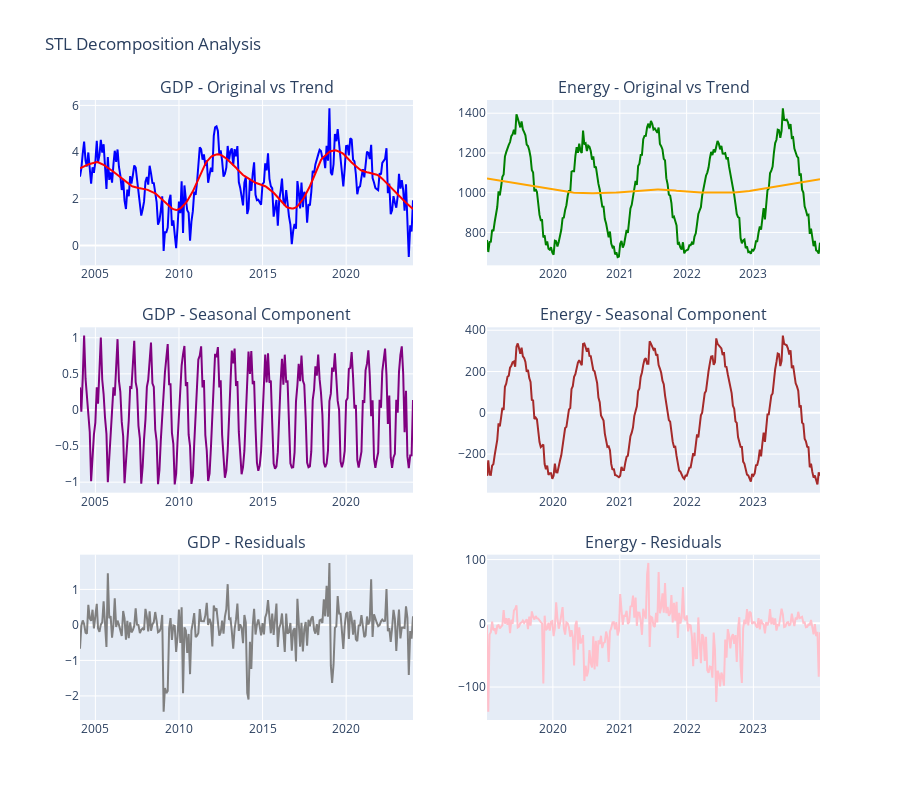

Notebook code cell kept with this figure:
### Code cell
# 2. STL DECOMPOSITION - ADVANCED SEASONAL ADJUSTMENT
print(" 2. STL DECOMPOSITION ANALYSIS")
print("=" * 31)

# STL decomposition for GDP (more robust)
stl_gdp = STL(gdp_df['gdp_growth'], seasonal=13, trend=25, robust=True)
stl_result_gdp = stl_gdp.fit()

print("GDP Growth - STL Decomposition:")
print(f"• Trend smoothness: {stl_result_gdp.trend.diff().std():.3f}")
print(f"• Seasonal consistency: {stl_result_gdp.seasonal.groupby(stl_result_gdp.seasonal.index.month).std().mean():.3f}")
print(f"• Outlier detection: {(np.abs(stl_result_gdp.resid) > 3*stl_result_gdp.resid.std()).sum()} potential outliers")

# STL for energy consumption (daily data with multiple seasonalities)
# Use weekly seasonality extraction
energy_weekly = energy_df['consumption'].resample('W').mean() # Weekly aggregation
stl_energy = STL(energy_weekly, seasonal=53, trend=105, robust=True) # 53 weeks per year
stl_result_energy = stl_energy.fit()

print(f"\nEnergy Consumption - STL Decomposition (Weekly):")
print(f"• Annual trend: {stl_result_energy.trend.iloc[-1] - stl_result_energy.trend.iloc[0]:.0f} MWh change")
print(f"• Seasonal range: {stl_result_energy.seasonal.max() - stl_result_energy.seasonal.min():.0f} MWh")
print(f"• Residual volatility: {stl_result_energy.resid.std():.0f} MWh")

# Compare STL vs Classical for GDP
classical_vs_stl = pd.DataFrame({
 'date': gdp_df.index,
 'original': gdp_df['gdp_growth'],
 'classical_trend': gdp_decomp_add.trend,
 'stl_trend': stl_result_gdp.trend,
 'classical_seasonal': gdp_decomp_add.seasonal,
 'stl_seasonal': stl_result_gdp.seasonal,
 'classical_resid': gdp_decomp_add.resid,
 'stl_resid': stl_result_gdp.resid
}).set_index('date')

print(f"\nSTL vs Classical Comparison (GDP):")
trend_diff = (classical_vs_stl['stl_trend'] - classical_vs_stl['classical_trend']).std()
seasonal_diff = (classical_vs_stl['stl_seasonal'] - classical_vs_stl['classical_seasonal']).std()
print(f"• Trend difference std: {trend_diff:.3f}")
print(f"• Seasonal difference std: {seasonal_diff:.3f}")
print(f"• STL residual std: {classical_vs_stl['stl_resid'].std():.3f}")
print(f"• Classical residual std: {classical_vs_stl['classical_resid'].std():.3f}")

# Visualize STL components
fig_stl = make_subplots(
 rows=3, cols=2,
 subplot_titles=['GDP - Original vs Trend', 'Energy - Original vs Trend',
 'GDP - Seasonal Component', 'Energy - Seasonal Component',
 'GDP - Residuals', 'Energy - Residuals'],
 vertical_spacing=0.1
)

# GDP components
fig_stl.add_trace(
 go.Scatter(x=gdp_df.index, y=gdp_df['gdp_growth'], name='GDP Original', line=dict(color='blue')),
 row=1, col=1
)
fig_stl.add_trace(
 go.Scatter(x=stl_result_gdp.trend.index, y=stl_result_gdp.trend, name='STL Trend', line=dict(color='red')),
 row=1, col=1
)

# Energy components
fig_stl.add_trace(
 go.Scatter(x=energy_weekly.index, y=energy_weekly, name='Energy Original', line=dict(color='green')),
 row=1, col=2
)
fig_stl.add_trace(
 go.Scatter(x=stl_result_energy.trend.index, y=stl_result_energy.trend, name='STL Trend', line=dict(color='orange')),
 row=1, col=2
)

# Seasonal components
fig_stl.add_trace(
 go.Scatter(x=stl_result_gdp.seasonal.index, y=stl_result_gdp.seasonal, name='GDP Seasonal', line=dict(color='purple')),
 row=2, col=1
)
fig_stl.add_trace(
 go.Scatter(x=stl_result_energy.seasonal.index, y=stl_result_energy.seasonal, name='Energy Seasonal', line=dict(color='brown')),
 row=2, col=2
)

# Residuals
fig_stl.add_trace(
 go.Scatter(x=stl_result_gdp.resid.index, y=stl_result_gdp.resid, name='GDP Residual', line=dict(color='gray')),
 row=3, col=1
)
fig_stl.add_trace(
 go.Scatter(x=stl_result_energy.resid.index, y=stl_result_energy.resid, name='Energy Residual', line=dict(color='pink')),
 row=3, col=2
)

fig_stl.update_layout(height=800, title="STL Decomposition Analysis", showlegend=False)
fig_stl.show()

# Seasonal pattern analysis
print(f"\nSeasonal Pattern Analysis:")

# GDP monthly patterns
gdp_monthly_seasonal = stl_result_gdp.seasonal.groupby(stl_result_gdp.seasonal.index.month).mean()
print(f"GDP strongest seasonal months:")
for month in gdp_monthly_seasonal.abs().nlargest(3).index:
 month_name = pd.to_datetime(f'2020-{month:02d}-01').strftime('%B')
 effect = gdp_monthly_seasonal[month]
 print(f"• {month_name}: {effect:+.2f}% effect")

# Energy seasonal patterns
energy_seasonal_pattern = stl_result_energy.seasonal.groupby(stl_result_energy.seasonal.index.isocalendar().week).mean()
peak_weeks = energy_seasonal_pattern.abs().nlargest(3)
print(f"\nEnergy strongest seasonal weeks:")
for week in peak_weeks.index:
 effect = energy_seasonal_pattern[week]
 print(f"• Week {week}: {effect:+.0f} MWh effect")

### Figure 1 — Plotly figure (JSON) as saved in the notebook; plotly's stock layout.template omitted (floating-point values rounded to 4 significant figures; data arrays with more than 128 entries replaced by an {"elided": "..."} marker saying what was removed)
{"data": [{"line": {"color": "blue"}, "name": "GDP Original", "type": "scatter", "x": {"elided": "240 str values"}, "xaxis": "x", "y": {"elided": "240 float values"}, "yaxis": "y"}, {"line": {"color": "red"}, "name": "STL Trend", "type": "scatter", "x": {"elided": "240 str values"}, "xaxis": "x", "y": {"elided": "240 float values"}, "yaxis": "y"}, {"line": {"color": "green"}, "name": "Energy Original", "type": "scatter", "x": {"elided": "261 str values"}, "xaxis": "x2", "y": {"elided": "261 float values"}, "yaxis": "y2"}, {"line": {"color": "orange"}, "name": "STL Trend", "type": "scatter", "x": {"elided": "261 str values"}, "xaxis": "x2", "y": {"elided": "261 float values"}, "yaxis": "y2"}, {"line": {"color": "purple"}, "name": "GDP Seasonal", "type": "scatter", "x": {"elided": "240 str values"}, "xaxis": "x3", "y": {"elided": "240 float values"}, "yaxis": "y3"}, {"line": {"color": "brown"}, "name": "Energy Seasonal", "type": "scatter", "x": {"elided": "261 str values"}, "xaxis": "x4", "y": {"elided": "261 float values"}, "yaxis": "y4"}, {"line": {"color": "gray"}, "name": "GDP Residual", "type": "scatter", "x": {"elided": "240 str values"}, "xaxis": "x5", "y": {"elided": "240 float values"}, "yaxis": "y5"}, {"line": {"color": "pink"}, "name": "Energy Residual", "type": "scatter", "x": {"elided": "261 str values"}, "xaxis": "x6", "y": {"elided": "261 float values"}, "yaxis": "y6"}], "layout": {"annotations": [{"font": {"size": 16}, "showarrow": false, "text": "GDP - Original vs Trend", "x": 0.225, "xanchor": "center", "xref": "paper", "y": 1, "yanchor": "bottom", "yref": "paper"}, {"font": {"size": 16}, "showarrow": false, "text": "Energy - Original vs Trend", "x": 0.775, "xanchor": "center", "xref": "paper", "y": 1, "yanchor": "bottom", "yref": "paper"}, {"font": {"size": 16}, "showarrow": false, "text": "GDP - Seasonal Component", "x": 0.225, "xanchor": "center", "xref": "paper", "y": 0.6333, "yanchor": "bottom", "yref": "paper"}, {"font": {"size": 16}, "showarrow": false, "text": "Energy - Seasonal Component", "x": 0.775, "xanchor": "center", "xref": "paper", "y": 0.6333, "yanchor": "bottom", "yref": "paper"}, {"font": {"size": 16}, "showarrow": false, "text": "GDP - Residuals", "x": 0.225, "xanchor": "center", "xref": "paper", "y": 0.2667, "yanchor": "bottom", "yref": "paper"}, {"font": {"size": 16}, "showarrow": false, "text": "Energy - Residuals", "x": 0.775, "xanchor": "center", "xref": "paper", "y": 0.2667, "yanchor": "bottom", "yref": "paper"}], "height": 800, "showlegend": false, "title": {"text": "STL Decomposition Analysis"}, "xaxis": {"anchor": "y", "domain": [0, 0.45]}, "xaxis2": {"anchor": "y2", "domain": [0.55, 1]}, "xaxis3": {"anchor": "y3", "domain": [0, 0.45]}, "xaxis4": {"anchor": "y4", "domain": [0.55, 1]}, "xaxis5": {"anchor": "y5", "domain": [0, 0.45]}, "xaxis6": {"anchor": "y6", "domain": [0.55, 1]}, "yaxis": {"anchor": "x", "domain": [0.7333, 1]}, "yaxis2": {"anchor": "x2", "domain": [0.7333, 1]}, "yaxis3": {"anchor": "x3", "domain": [0.3667, 0.6333]}, "yaxis4": {"anchor": "x4", "domain": [0.3667, 0.6333]}, "yaxis5": {"anchor": "x5", "domain": [0, 0.2667]}, "yaxis6": {"anchor": "x6", "domain": [0, 0.2667]}}}
